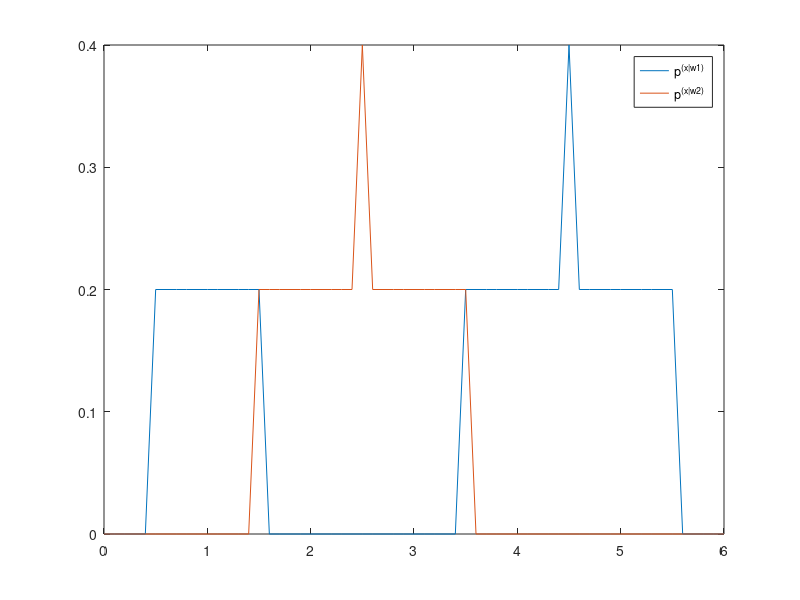

MATLAB code for this plot:
X = 0:0.1:6 ;
phi = @(x)(abs(x) <= 0.5) ;
Y = (1/5) * (arrayfun(phi,X - 4) + arrayfun(phi,X - 1) + arrayfun(phi,X - 5) );
plot(X,Y) ;
hold on ;

Y = (1/5) * (arrayfun(phi,X - 3) + arrayfun(phi,X - 2));
plot(X,Y) ;
legend('p^{(x|w1)}','p^{(x|w2)}') ;


